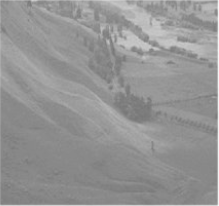
#> input picture Image Processing in OpenCV/Histograms in OpenCV/Histogram Equalization/wiki.png, 219 x 206 px
$ python HistogramEqualization.py
#> lines starting #> are read from the running program, lines starting #| are printed output that depends on the picture
import numpy as np
import cv2 as cv
from matplotlib import pyplot as plt

if __name__ == "__main__":

    img = cv.imread('wiki.png', 0)
#> img is the input picture: shape (206, 219); min 118, max 248, mean 148
    hist,bins = np.histogram(img.flatten(), 256, [0, 256])
#> hist = 256 values, max 2724 at index 136, min 0 at index 0, mean 176.2; bins = 257 values from 0 to 256
    cdf = hist.cumsum()
#> cdf = 256 values from 0 to 45114
    cdf_normalized = cdf * float(hist.max()) / cdf.max()
#> cdf_normalized = 256 values from 0 to 2724
    plt.plot(cdf_normalized, color = 'b')
    plt.hist(img.flatten(),256,[0,256], color = 'r')
    plt.xlim([0,256])
    plt.legend(('cdf','histogram'), loc = 'upper left')
    plt.show()
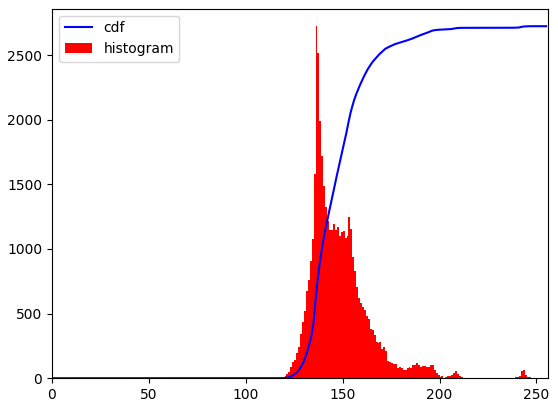
#> figure drawn by matplotlib, 1 panel; tallest bar 2724 high, from x = 136 to 137; curve peaks at x = 248, y = 2724

    # 构建Numpy 掩模数组，cdf 为原数组，当数组元素为0 时，掩盖（计算时被忽略）。
    cdf_m = np.ma.masked_equal(cdf,0)
    cdf_m = (cdf_m - cdf_m.min())*255/(cdf_m.max()-cdf_m.min())
    # 对被掩盖的元素赋值，这里赋值为0
    cdf = np.ma.filled(cdf_m, 0).astype('uint8')
#> cdf = 256 values from 0 to 255
    img2 = cdf[img]
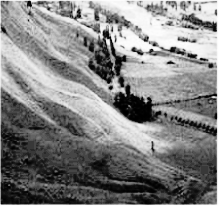
#> img2: shape (206, 219); min 0, max 255, mean 130.3

    plt.subplot(121), plt.imshow(img, 'gray'), plt.title('img')
    plt.subplot(122), plt.plot(cdf_normalized, color='b')
    plt.hist(img2.flatten(), 256, [0, 256], color='r')
    plt.xlim([0, 256]), plt.ylim([0, 4000])
    plt.legend(('cdf', 'histogram'), loc = 'upper left')
    plt.show()
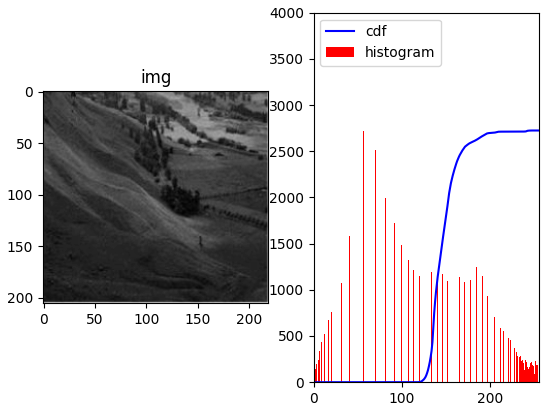
#> figure drawn by matplotlib, 2 panels; panel 2: tallest bar 2724 high, from x = 56 to 57; panel 2: curve peaks at x = 248, y = 2724

    #OpenCV 中的直方图均衡化函数为cv2.equalizeHist()。这个函数的输入图片仅仅是一副灰度图像，
    # 输出结果是直方图均衡化之后的图像。下边的代码还是对上边的那幅图像进行直方图均衡化：
    equ = cv.equalizeHist(img)
    res = np.hstack((img, equ))
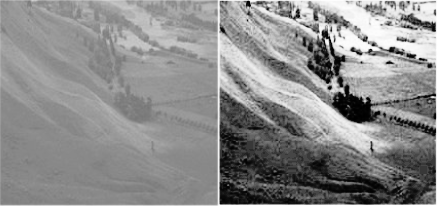
#> res: shape (206, 438); min 0, max 255, mean 139.4
    # stacking images side-by-side
    plt.imshow(res, 'gray'), plt.title('res')
    plt.show()

    #两幅图像中雕像的面图，由于太亮我们丢失了很多信息。

    #为了解决这个问题，我们需要使用自适应的直方图均衡化。这种情况下，整幅图像会被分成很多小块，
    # 这些小块被称为“tiles”（在OpenCV 中tiles 的大小默认是8x8），然后再对每一个小块分别进行直
    # 方图均衡化（跟前面类似）。所以在每一个的区域中，直方图会集中在某一个小的区域中（除非有噪声
    # 干扰）。如果有噪声的话，噪声会被放大。为了避免这种情况的出现要使用对比度限制。对于每个小块
    # 来说，如果直方图中的bin 超过对比度的上限的话，就把 其中的像素点均匀分散到其他bins 中，然后
    # 在进行直方图均衡化。最后，为了去除每一个小块之间“人造的”（由于算法造成）边界，再使用双线性
    # 差值，对小块进行缝合。下面的代码显示了如何使用OpenCV 中的CLAHE。
    img = cv.imread('tsukuba_l.png', 0)
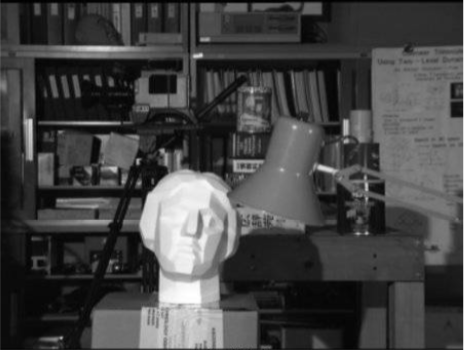
#> input picture Image Processing in OpenCV/Histograms in OpenCV/Histogram Equalization/tsukuba_l.png, 464 x 350 px
#> img is the input picture: shape (350, 464); min 0, max 255, mean 68.4

    # create a CLAHE object (Arguments are optional).
    clahe = cv.createCLAHE(clipLimit=2.0, tileGridSize=(8,8))
    cl1 = clahe.apply(img)
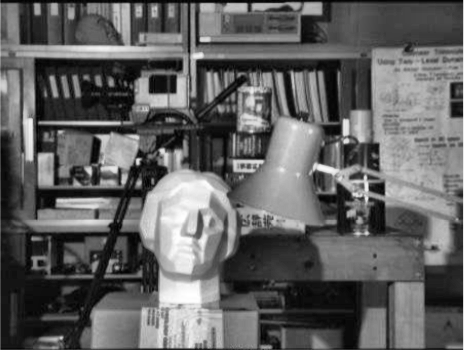
#> cl1: shape (350, 464); min 1, max 255, mean 97.1
    plt.subplot(121), plt.imshow(img, 'gray')
    plt.subplot(122), plt.imshow(cl1, 'gray')
    plt.show()
